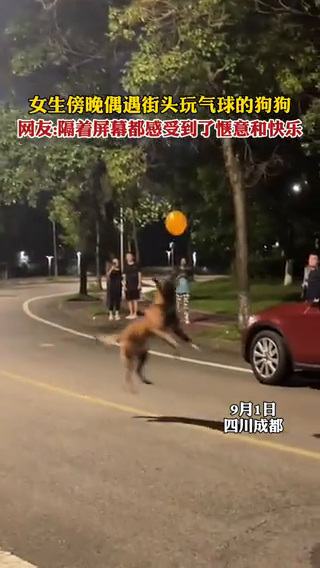
#> input picture frame 58 of ssstwitter.com_1693888084809.mp4, 320 x 568 px
$ python play_video.py
#> lines starting #> are read from the running program, lines starting #| are printed output that depends on the picture
import cv2 as cv
import time

cap = cv.VideoCapture('ssstwitter.com_1693888084809.mp4')

while cap.isOpened():
    ret, frame = cap.read()
#> frame is the input picture: shape (568, 320, 3); mean B, G, R 71.8, 92.6, 109
    if not ret:
        print("Can't receive frame (stream end?). Exiting ...")
        break
    time.sleep(0.01)
    gray = cv.cvtColor(frame, cv.COLOR_BGR2GRAY)
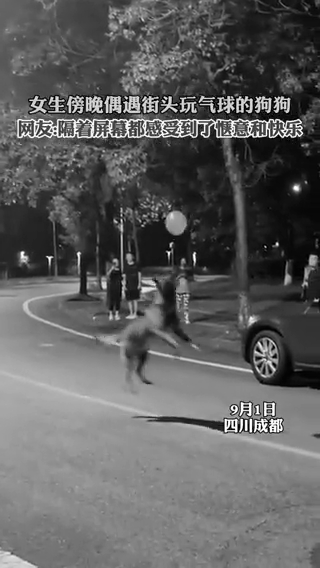
#> gray: shape (568, 320); min 0, max 255, mean 95.2
    cv.imshow('frame', gray)
    if cv.waitKey(1) == ord('q'):
#> (key q is pressed here)
        break

cap.release()
cv.destroyAllWindows()

$ run again, starting later in the video
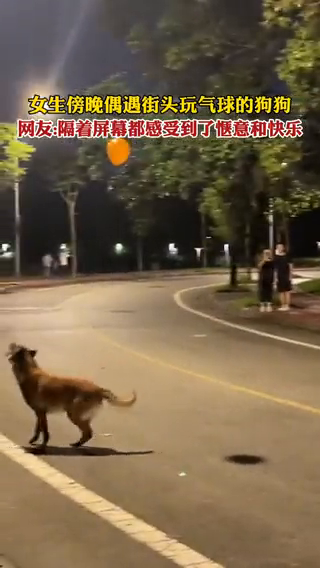
#> input picture frame 264 of ssstwitter.com_1693888084809.mp4, 320 x 568 px
#> frame is the input picture: shape (568, 320, 3); mean B, G, R 74.3, 99.9, 118.6
#> `gray = cv.cvtColor(frame, cv.COLOR_BGR2GRAY)`:
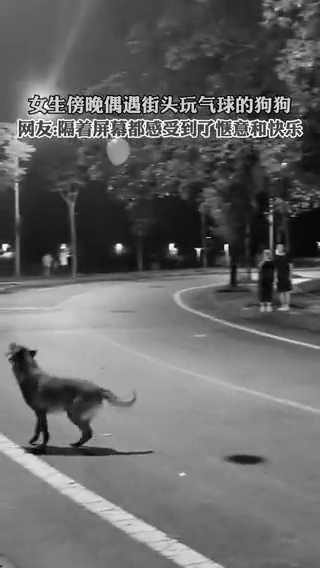
#> gray: shape (568, 320); min 0, max 255, mean 102.5

$ run again, starting later in the video
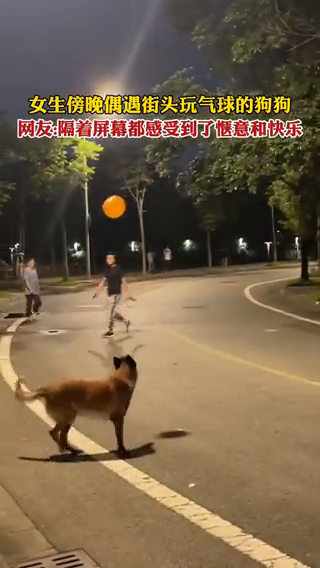
#> input picture frame 470 of ssstwitter.com_1693888084809.mp4, 320 x 568 px
#> frame is the input picture: shape (568, 320, 3); mean B, G, R 74.1, 98.9, 117.6
#> `gray = cv.cvtColor(frame, cv.COLOR_BGR2GRAY)`:
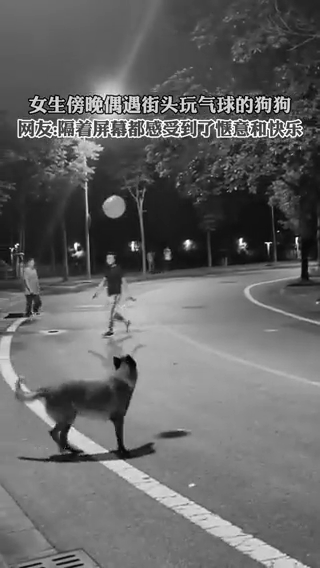
#> gray: shape (568, 320); min 0, max 255, mean 101.6
